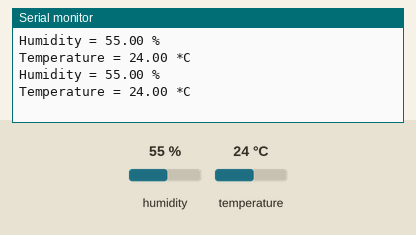
Recording of a sketch running on a simulated ESP32. Parts: the last lines printed to the serial monitor. Inputs (shaded band) come from the test bench; at power-on: humidity 55 %, temperature 24 °C.

Above: at 2.8 s.
2.9 s: humidity set to 22 %
At 4.5 s:
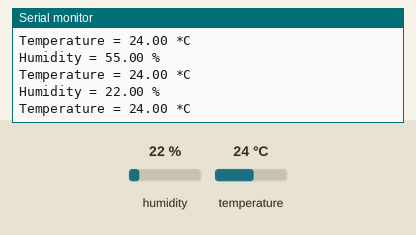
5.6 s: temperature set to 12 °C
At 6.8 s:
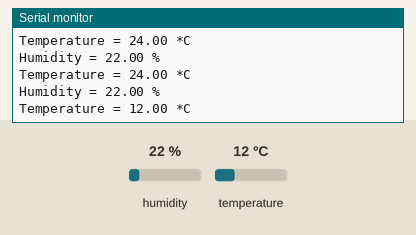
8.3 s: humidity set to 40 %
At 11.6 s:
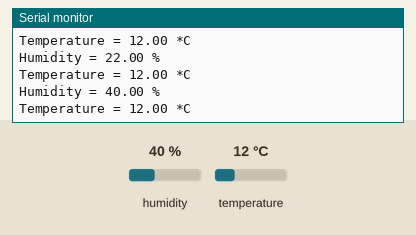
Timing chart, 0 to 13.1 s (numbered marks = the images above; inputs shaded):
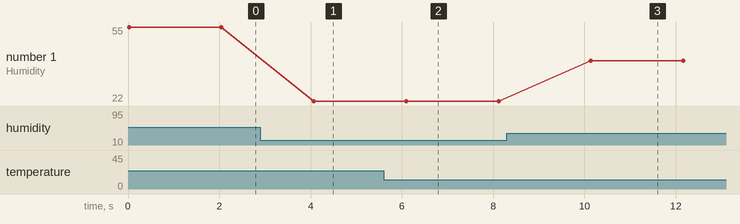

The sketch:

ESP32_DHT11_DHT22.ino
```cpp
////////////////////////////////////////////////////////////////
////////////////////////////////////////////////////////////////
////  Author: Jiri Kucera                                   ////
////  Description: ESP32 and DHT11 or DHT22 humidity        ////
////                and temperature sensor                  ////
////  Using board: ESP32 DEV KIT V1                         ////
////////////////////////////////////////////////////////////////
////////////////////////////////////////////////////////////////

////////////////////////////////////////////////////////////////
////  include libraries for sensors                         ////
////////////////////////////////////////////////////////////////

#include "DHT.h"
#include <Adafruit_Sensor.h>

////////////////////////////////////////////////////////////////
////  define and set sensors                               /////
////////////////////////////////////////////////////////////////

#define DHTPIN 4
DHT dht(DHTPIN, DHT11); //if using DHT22 must set DHT22

////////////////////////////////////////////////////////////////
////  Setup                                                 ////
////////////////////////////////////////////////////////////////

void setup() {
//initialize serial for debugging and print result
  Serial.begin(115200);

//initialize DHT
  dht.begin();
}

////////////////////////////////////////////////////////////////
////  Loop                                                  ////
////////////////////////////////////////////////////////////////

void loop() {
  //DHT sensor read data
  float humidity    = dht.readHumidity();
  float temperature = dht.readTemperature();

  //print result to serial
  Serial.print("Humidity = ");
  Serial.print(humidity, 2);
  Serial.println(" %");

  Serial.print("Temperature = ");
  Serial.print(temperature, 2);
  Serial.println(" *C");

  delay(2000); //delay between readings
}
```

Measured:
- after the input at 2.9 s, the serial monitor: prints a new line after 1.2 s (image 1)
- after the input at 5.6 s, the serial monitor: prints a new line after 0.49 s (image 2)
- after the input at 8.3 s, the serial monitor: prints a new line after 1.8 s (image 3)
- plotted number 1: 55 → 22 after the input at 2.9 s, 22 → 40 after the input at 8.3 s
